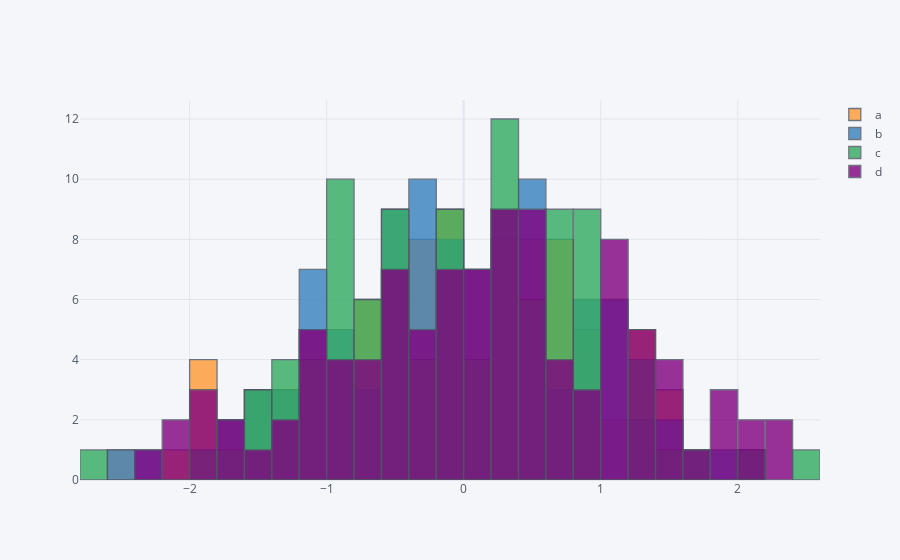

Source (notebook cell):
### Code cell
dataframe.iplot(kind="hist", bins=30)
